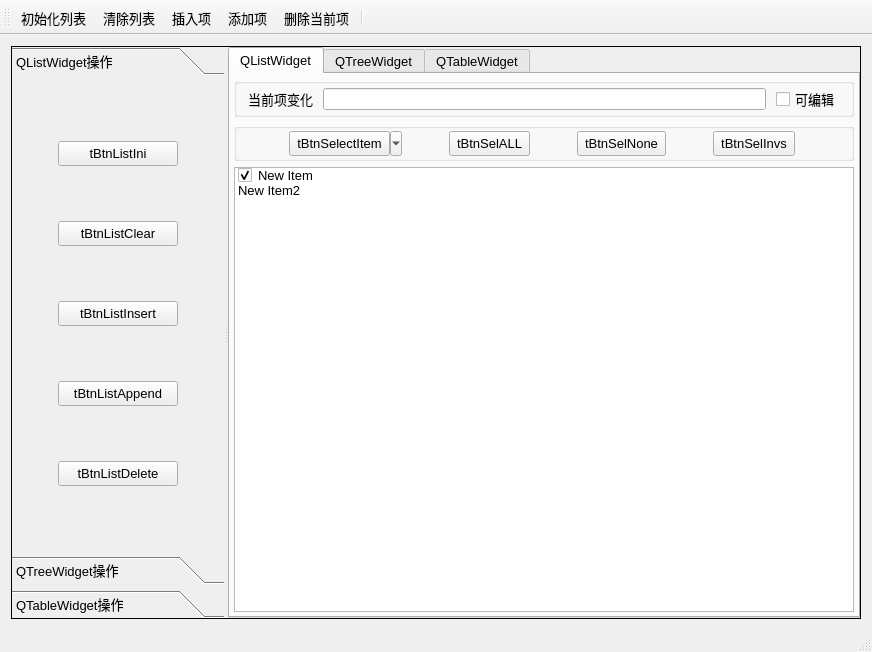
<?xml version="1.0" encoding="UTF-8"?>
<ui version="4.0">
 <class>MainWindow</class>
 <widget class="QMainWindow" name="MainWindow">
  <property name="geometry">
   <rect>
    <x>0</x>
    <y>0</y>
    <width>872</width>
    <height>652</height>
   </rect>
  </property>
  <property name="font">
   <font>
    <pointsize>10</pointsize>
   </font>
  </property>
  <property name="windowTitle">
   <string>QListWidget的使用</string>
  </property>
  <widget class="QWidget" name="centralWidget">
   <layout class="QHBoxLayout" name="horizontalLayout_4">
    <item>
     <widget class="QSplitter" name="splitter">
      <property name="frameShape">
       <enum>QFrame::Box</enum>
      </property>
      <property name="frameShadow">
       <enum>QFrame::Plain</enum>
      </property>
      <property name="lineWidth">
       <number>1</number>
      </property>
      <property name="midLineWidth">
       <number>3</number>
      </property>
      <property name="orientation">
       <enum>Qt::Horizontal</enum>
      </property>
      <property name="opaqueResize">
       <bool>true</bool>
      </property>
      <widget class="QToolBox" name="toolBox">
       <property name="minimumSize">
        <size>
         <width>150</width>
         <height>0</height>
        </size>
       </property>
       <property name="maximumSize">
        <size>
         <width>300</width>
         <height>16777215</height>
        </size>
       </property>
       <property name="currentIndex">
        <number>0</number>
       </property>
       <widget class="QWidget" name="page">
        <property name="geometry">
         <rect>
          <x>0</x>
          <y>0</y>
          <width>191</width>
          <height>462</height>
         </rect>
        </property>
        <attribute name="icon">
         <iconset resource="res.qrc">
          <normaloff>:/images/icons/410.bmp</normaloff>:/images/icons/410.bmp</iconset>
        </attribute>
        <attribute name="label">
         <string>QListWidget操作</string>
        </attribute>
        <layout class="QGridLayout" name="gridLayout">
         <item row="0" column="0">
          <widget class="QToolButton" name="tBtnListIni">
           <property name="minimumSize">
            <size>
             <width>120</width>
             <height>25</height>
            </size>
           </property>
           <property name="text">
            <string>tBtnListIni</string>
           </property>
           <property name="popupMode">
            <enum>QToolButton::DelayedPopup</enum>
           </property>
           <property name="toolButtonStyle">
            <enum>Qt::ToolButtonTextBesideIcon</enum>
           </property>
           <property name="autoRaise">
            <bool>false</bool>
           </property>
           <property name="arrowType">
            <enum>Qt::NoArrow</enum>
           </property>
          </widget>
         </item>
         <item row="1" column="0">
          <widget class="QToolButton" name="tBtnListClear">
           <property name="minimumSize">
            <size>
             <width>120</width>
             <height>25</height>
            </size>
           </property>
           <property name="text">
            <string>tBtnListClear</string>
           </property>
           <property name="toolButtonStyle">
            <enum>Qt::ToolButtonTextBesideIcon</enum>
           </property>
          </widget>
         </item>
         <item row="2" column="0">
          <widget class="QToolButton" name="tBtnListInsert">
           <property name="minimumSize">
            <size>
             <width>120</width>
             <height>25</height>
            </size>
           </property>
           <property name="text">
            <string>tBtnListInsert</string>
           </property>
           <property name="toolButtonStyle">
            <enum>Qt::ToolButtonTextBesideIcon</enum>
           </property>
          </widget>
         </item>
         <item row="3" column="0">
          <widget class="QToolButton" name="tBtnListAppend">
           <property name="minimumSize">
            <size>
             <width>120</width>
             <height>25</height>
            </size>
           </property>
           <property name="text">
            <string>tBtnListAppend</string>
           </property>
           <property name="toolButtonStyle">
            <enum>Qt::ToolButtonTextBesideIcon</enum>
           </property>
          </widget>
         </item>
         <item row="4" column="0">
          <widget class="QToolButton" name="tBtnListDelete">
           <property name="minimumSize">
            <size>
             <width>120</width>
             <height>25</height>
            </size>
           </property>
           <property name="text">
            <string>tBtnListDelete</string>
           </property>
           <property name="toolButtonStyle">
            <enum>Qt::ToolButtonTextBesideIcon</enum>
           </property>
          </widget>
         </item>
        </layout>
       </widget>
       <widget class="QWidget" name="page_2">
        <property name="geometry">
         <rect>
          <x>0</x>
          <y>0</y>
          <width>191</width>
          <height>462</height>
         </rect>
        </property>
        <attribute name="icon">
         <iconset resource="res.qrc">
          <normaloff>:/images/icons/408.bmp</normaloff>:/images/icons/408.bmp</iconset>
        </attribute>
        <attribute name="label">
         <string>QTreeWidget操作</string>
        </attribute>
        <layout class="QVBoxLayout" name="verticalLayout_4">
         <item>
          <widget class="QGroupBox" name="groupBox_4">
           <property name="title">
            <string>GroupBox</string>
           </property>
           <layout class="QVBoxLayout" name="verticalLayout_3">
            <item>
             <widget class="QLabel" name="label_2">
              <property name="text">
               <string>TextLabel</string>
              </property>
             </widget>
            </item>
            <item>
             <widget class="QLineEdit" name="lineEdit"/>
            </item>
            <item>
             <widget class="QSpinBox" name="spinBox"/>
            </item>
           </layout>
          </widget>
         </item>
         <item>
          <spacer name="verticalSpacer">
           <property name="orientation">
            <enum>Qt::Vertical</enum>
           </property>
           <property name="sizeHint" stdset="0">
            <size>
             <width>20</width>
             <height>119</height>
            </size>
           </property>
          </spacer>
         </item>
        </layout>
       </widget>
       <widget class="QWidget" name="page_3">
        <property name="geometry">
         <rect>
          <x>0</x>
          <y>0</y>
          <width>191</width>
          <height>462</height>
         </rect>
        </property>
        <attribute name="icon">
         <iconset resource="res.qrc">
          <normaloff>:/images/icons/412.bmp</normaloff>:/images/icons/412.bmp</iconset>
        </attribute>
        <attribute name="label">
         <string>QTableWidget操作</string>
        </attribute>
       </widget>
      </widget>
      <widget class="QTabWidget" name="tabWidget">
       <property name="tabPosition">
        <enum>QTabWidget::North</enum>
       </property>
       <property name="tabShape">
        <enum>QTabWidget::Rounded</enum>
       </property>
       <property name="currentIndex">
        <number>0</number>
       </property>
       <property name="elideMode">
        <enum>Qt::ElideLeft</enum>
       </property>
       <widget class="QWidget" name="tab_3">
        <attribute name="title">
         <string>QListWidget</string>
        </attribute>
        <layout class="QVBoxLayout" name="verticalLayout">
         <property name="leftMargin">
          <number>4</number>
         </property>
         <property name="topMargin">
          <number>4</number>
         </property>
         <property name="rightMargin">
          <number>4</number>
         </property>
         <property name="bottomMargin">
          <number>4</number>
         </property>
         <item>
          <widget class="QGroupBox" name="groupBox">
           <property name="title">
            <string/>
           </property>
           <layout class="QHBoxLayout" name="horizontalLayout">
            <property name="spacing">
             <number>10</number>
            </property>
            <property name="topMargin">
             <number>2</number>
            </property>
            <property name="bottomMargin">
             <number>2</number>
            </property>
            <item>
             <widget class="QLabel" name="label">
              <property name="text">
               <string>当前项变化</string>
              </property>
             </widget>
            </item>
            <item>
             <widget class="QLineEdit" name="editCutItemText">
              <property name="styleSheet">
               <string notr="true">color: rgb(0, 0, 255);</string>
              </property>
              <property name="clearButtonEnabled">
               <bool>false</bool>
              </property>
             </widget>
            </item>
            <item>
             <widget class="QCheckBox" name="chkBoxListEditable">
              <property name="text">
               <string>可编辑</string>
              </property>
             </widget>
            </item>
           </layout>
          </widget>
         </item>
         <item>
          <widget class="QGroupBox" name="groupBox_2">
           <property name="title">
            <string/>
           </property>
           <layout class="QHBoxLayout" name="horizontalLayout_2">
            <property name="topMargin">
             <number>2</number>
            </property>
            <property name="bottomMargin">
             <number>2</number>
            </property>
            <item>
             <widget class="QToolButton" name="tBtnSelectItem">
              <property name="minimumSize">
               <size>
                <width>100</width>
                <height>25</height>
               </size>
              </property>
              <property name="text">
               <string>tBtnSelectItem</string>
              </property>
              <property name="popupMode">
               <enum>QToolButton::MenuButtonPopup</enum>
              </property>
              <property name="toolButtonStyle">
               <enum>Qt::ToolButtonTextBesideIcon</enum>
              </property>
             </widget>
            </item>
            <item>
             <widget class="QToolButton" name="tBtnSelALL">
              <property name="minimumSize">
               <size>
                <width>70</width>
                <height>25</height>
               </size>
              </property>
              <property name="text">
               <string>tBtnSelALL</string>
              </property>
             </widget>
            </item>
            <item>
             <widget class="QToolButton" name="tBtnSelNone">
              <property name="minimumSize">
               <size>
                <width>70</width>
                <height>25</height>
               </size>
              </property>
              <property name="text">
               <string>tBtnSelNone</string>
              </property>
             </widget>
            </item>
            <item>
             <widget class="QToolButton" name="tBtnSelInvs">
              <property name="minimumSize">
               <size>
                <width>70</width>
                <height>25</height>
               </size>
              </property>
              <property name="text">
               <string>tBtnSelInvs</string>
              </property>
             </widget>
            </item>
           </layout>
          </widget>
         </item>
         <item>
          <widget class="QListWidget" name="listWidget">
           <property name="contextMenuPolicy">
            <enum>Qt::CustomContextMenu</enum>
           </property>
           <property name="layoutMode">
            <enum>QListView::SinglePass</enum>
           </property>
           <property name="viewMode">
            <enum>QListView::ListMode</enum>
           </property>
           <property name="selectionRectVisible">
            <bool>false</bool>
           </property>
           <item>
            <property name="text">
             <string>New Item</string>
            </property>
            <property name="checkState">
             <enum>Checked</enum>
            </property>
            <property name="icon">
             <iconset resource="res.qrc">
              <normaloff>:/images/icons/check2.ico</normaloff>:/images/icons/check2.ico</iconset>
            </property>
            <property name="flags">
             <set>ItemIsSelectable|ItemIsEditable|ItemIsDragEnabled|ItemIsUserCheckable|ItemIsEnabled</set>
            </property>
           </item>
           <item>
            <property name="text">
             <string>New Item2</string>
            </property>
            <property name="checkState">
             <enum>Unchecked</enum>
            </property>
            <property name="icon">
             <iconset resource="res.qrc">
              <normaloff>:/images/icons/check2.ico</normaloff>:/images/icons/check2.ico</iconset>
            </property>
            <property name="flags">
             <set>ItemIsSelectable|ItemIsEditable|ItemIsUserCheckable|ItemIsEnabled</set>
            </property>
           </item>
          </widget>
         </item>
        </layout>
       </widget>
       <widget class="QWidget" name="tab">
        <attribute name="title">
         <string>QTreeWidget</string>
        </attribute>
        <layout class="QVBoxLayout" name="verticalLayout_2">
         <item>
          <widget class="QGroupBox" name="groupBox_3">
           <property name="title">
            <string/>
           </property>
           <layout class="QHBoxLayout" name="horizontalLayout_3"/>
          </widget>
         </item>
        </layout>
       </widget>
       <widget class="QWidget" name="tab_2">
        <attribute name="title">
         <string>QTableWidget</string>
        </attribute>
       </widget>
      </widget>
     </widget>
    </item>
   </layout>
  </widget>
  <widget class="QToolBar" name="mainToolBar">
   <property name="toolButtonStyle">
    <enum>Qt::ToolButtonTextUnderIcon</enum>
   </property>
   <attribute name="toolBarArea">
    <enum>TopToolBarArea</enum>
   </attribute>
   <attribute name="toolBarBreak">
    <bool>false</bool>
   </attribute>
   <addaction name="actListIni"/>
   <addaction name="actListClear"/>
   <addaction name="actListInsert"/>
   <addaction name="actListAppend"/>
   <addaction name="actListDelete"/>
   <addaction name="separator"/>
  </widget>
  <widget class="QStatusBar" name="statusBar"/>
  <action name="actListIni">
   <property name="icon">
    <iconset resource="res.qrc">
     <normaloff>:/images/icons/128.bmp</normaloff>:/images/icons/128.bmp</iconset>
   </property>
   <property name="text">
    <string>初始化列表</string>
   </property>
   <property name="toolTip">
    <string>初始化列表</string>
   </property>
   <property name="shortcut">
    <string>Ctrl+I</string>
   </property>
  </action>
  <action name="actListClear">
   <property name="icon">
    <iconset resource="res.qrc">
     <normaloff>:/images/icons/delete1.bmp</normaloff>:/images/icons/delete1.bmp</iconset>
   </property>
   <property name="text">
    <string>清除列表</string>
   </property>
   <property name="toolTip">
    <string>清除列表</string>
   </property>
  </action>
  <action name="actListInsert">
   <property name="icon">
    <iconset resource="res.qrc">
     <normaloff>:/images/icons/424.bmp</normaloff>:/images/icons/424.bmp</iconset>
   </property>
   <property name="text">
    <string>插入项</string>
   </property>
   <property name="toolTip">
    <string>插入项</string>
   </property>
   <property name="shortcut">
    <string>Ctrl+S</string>
   </property>
  </action>
  <action name="actListAppend">
   <property name="icon">
    <iconset resource="res.qrc">
     <normaloff>:/images/icons/316.bmp</normaloff>:/images/icons/316.bmp</iconset>
   </property>
   <property name="text">
    <string>添加项</string>
   </property>
   <property name="toolTip">
    <string>添加项</string>
   </property>
   <property name="shortcut">
    <string>Ctrl+A</string>
   </property>
  </action>
  <action name="actListDelete">
   <property name="icon">
    <iconset resource="res.qrc">
     <normaloff>:/images/icons/324.bmp</normaloff>:/images/icons/324.bmp</iconset>
   </property>
   <property name="text">
    <string>删除当前项</string>
   </property>
   <property name="toolTip">
    <string>删除当前项</string>
   </property>
   <property name="shortcut">
    <string>Del</string>
   </property>
  </action>
  <action name="actSelALL">
   <property name="text">
    <string>全选</string>
   </property>
   <property name="toolTip">
    <string>全选</string>
   </property>
  </action>
  <action name="actSelNone">
   <property name="text">
    <string>全不选</string>
   </property>
   <property name="toolTip">
    <string>全不选</string>
   </property>
   <property name="menuRole">
    <enum>QAction::AboutRole</enum>
   </property>
  </action>
  <action name="actSelInvs">
   <property name="text">
    <string>反选</string>
   </property>
   <property name="toolTip">
    <string>反选</string>
   </property>
  </action>
  <action name="actQuit">
   <property name="icon">
    <iconset resource="res.qrc">
     <normaloff>:/images/icons/exit.bmp</normaloff>:/images/icons/exit.bmp</iconset>
   </property>
   <property name="text">
    <string>退出</string>
   </property>
   <property name="toolTip">
    <string>退出程序</string>
   </property>
  </action>
  <action name="actSelPopMenu">
   <property name="icon">
    <iconset resource="res.qrc">
     <normaloff>:/images/icons/124.bmp</normaloff>:/images/icons/124.bmp</iconset>
   </property>
   <property name="text">
    <string>项选择</string>
   </property>
   <property name="toolTip">
    <string>项选择</string>
   </property>
  </action>
 </widget>
 <layoutdefault spacing="6" margin="11"/>
 <resources>
  <include location="res.qrc"/>
 </resources>
 <connections>
  <connection>
   <sender>actQuit</sender>
   <signal>triggered()</signal>
   <receiver>MainWindow</receiver>
   <slot>close()</slot>
   <hints>
    <hint type="sourcelabel">
     <x>-1</x>
     <y>-1</y>
    </hint>
    <hint type="destinationlabel">
     <x>336</x>
     <y>220</y>
    </hint>
   </hints>
  </connection>
  <connection>
   <sender>actSelPopMenu</sender>
   <signal>triggered()</signal>
   <receiver>actSelInvs</receiver>
   <slot>trigger()</slot>
   <hints>
    <hint type="sourcelabel">
     <x>-1</x>
     <y>-1</y>
    </hint>
    <hint type="destinationlabel">
     <x>-1</x>
     <y>-1</y>
    </hint>
   </hints>
  </connection>
 </connections>
</ui>
